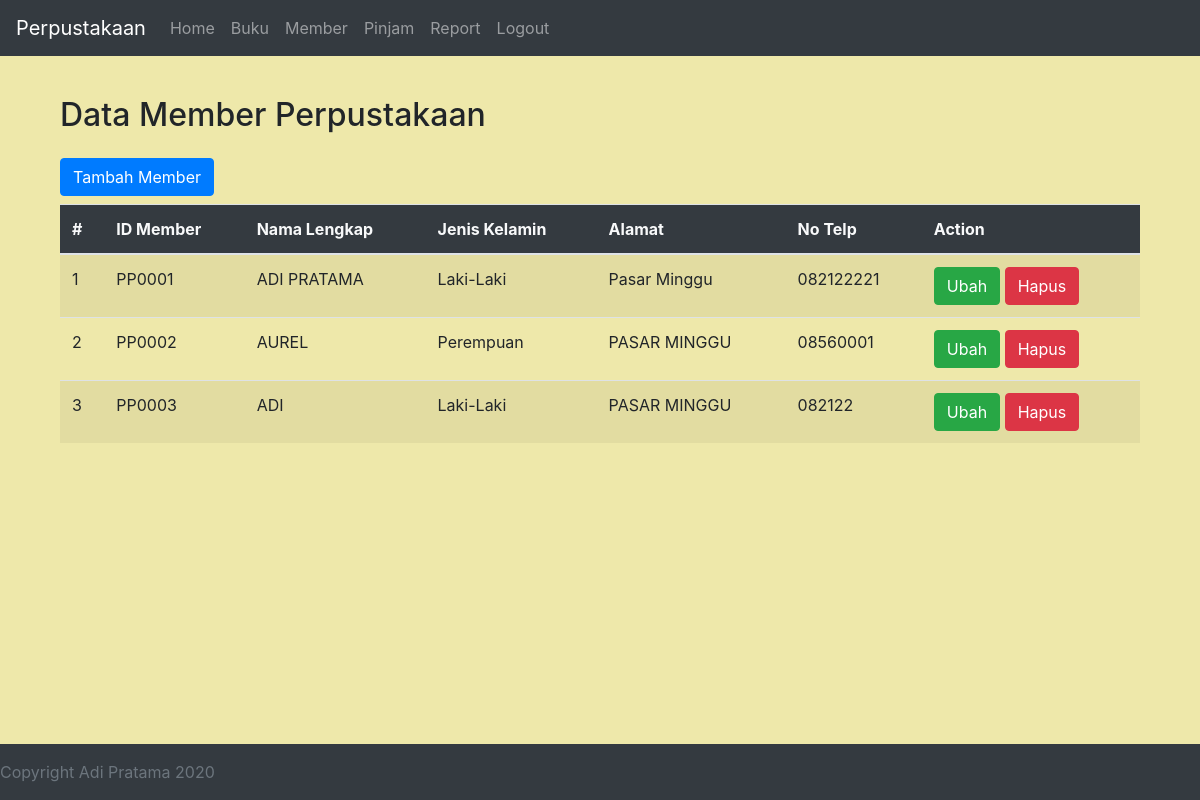
Screenshot of /member/member.php (signed in) with the database file from the repository.
### tables this page shows
CREATE TABLE `tb_member` (
  `id_member` varchar(10) NOT NULL,
  `nama_lengkap` varchar(50) NOT NULL,
  `jenis_kelamin` enum('Laki-Laki','Perempuan') NOT NULL,
  `alamat` varchar(100) NOT NULL,
  `no_telp` varchar(12) NOT NULL
);

### member/member.php (the view, shortened to what this page needs)
<!DOCTYPE html>
<html>
<head>
	<?php include "../contents/headscript.php"; ?>
</head>
<body>
	<?php include "../contents/navbar.php"; ?>
	<main>
		<div class="container">
			<div class="col-sm-12">
				<h2 class="h2 mb-4">Data Member Perpustakaan</h2>
				<a href="form_member.php" class="btn btn-primary mb-2">Tambah Member</a>
			</div>
			<div class="col-sm-12">
				<table class="table table-striped">
					<thead class="bg-dark text-light">
						<tr>
							<th scope="col">#</th>
							<th scope="col">ID Member</th>
							<th scope="col">Nama Lengkap</th>
							<th scope="col">Jenis Kelamin</th>
							<th scope="col">Alamat</th>
							<th scope="col">No Telp</th>
							<th scope="col">Action</th>
						</tr>
					</thead>
					<tbody>
						<?php
						$conn = buka_koneksi();
						$query = "SELECT* FROM tb_member";
						$hasil = mysqli_query($conn, $query);
						$i =1;
						while($row = mysqli_fetch_assoc($hasil)){
							echo "<tr>";
							echo "<td>".$i++."</td>";
							echo "<td>$row[id_member]</td>";
							echo "<td>$row[nama_lengkap]</td>";
							echo "<td>$row[jenis_kelamin]</td>";
							echo "<td>$row[alamat]</td>";
							echo "<td>$row[no_telp]</td>";
							echo "<td>
							<a class = 'btn btn-success' href='update_member.php?idm=$row[id_member]'>Ubah</a>
							<a class = 'btn btn-danger' href='member_delete.php?idm=$row[id_member]'>Hapus</a>
							</td>";
							echo "</tr>";
						}
						?>
					</tbody>
				</table>
			</div>
		</div>
	</main>
	<?php include "../contents/footer.php"; ?>
</body>
</html>

### contents/headscript.php (style rules this page uses)
main > .container { padding: 40px 15px 0; }

### member/member.php (style rules this page uses)
body { background-color: #EEE8AA; }

### rows the page displays
tb_member: id_member "PP0001", nama_lengkap "ADI PRATAMA", jenis_kelamin "Laki-Laki", alamat "Pasar Minggu", no_telp "082122221"
tb_member: id_member "PP0002", nama_lengkap "AUREL", jenis_kelamin "Perempuan", alamat "PASAR MINGGU", no_telp "08560001"
tb_member: id_member "PP0003", nama_lengkap "ADI", jenis_kelamin "Laki-Laki", alamat "PASAR MINGGU", no_telp "082122"
